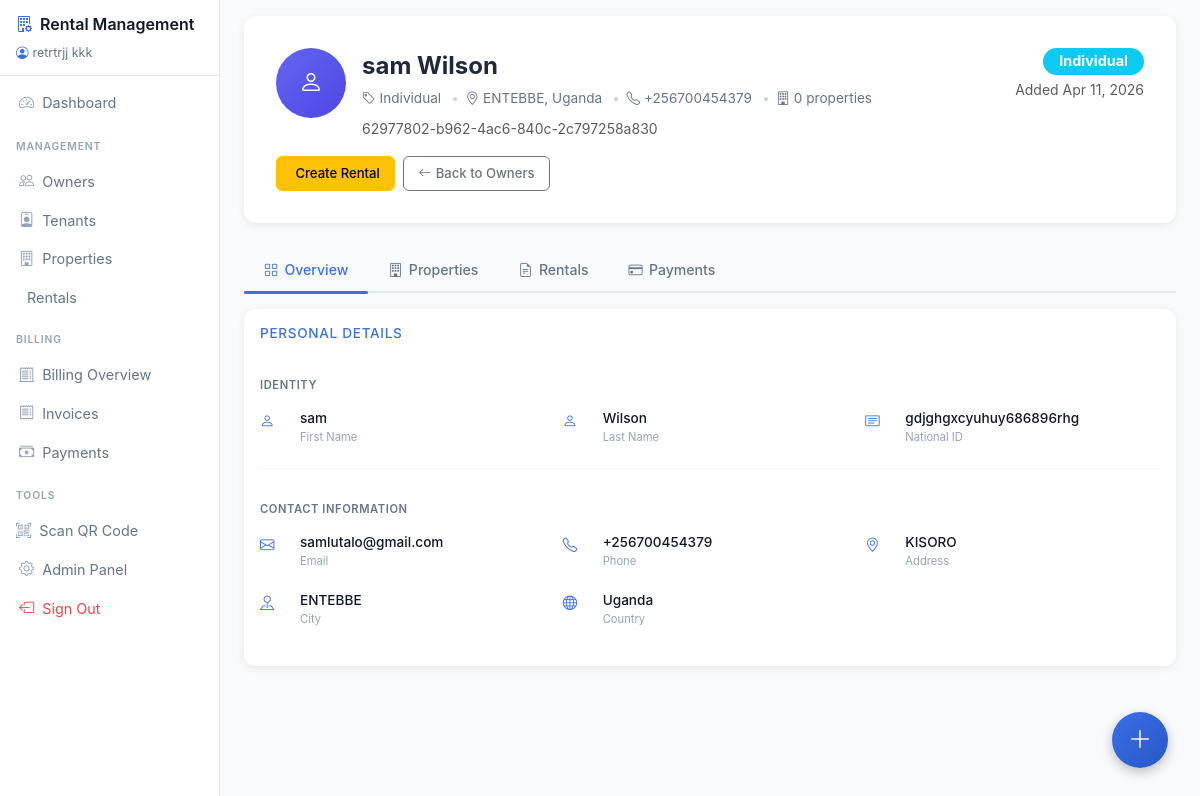
The app's page /owners/62977802-b962-4ac6-840c-2c797258a830/ (signed in) with its own data.
### rentals/models.py (models this page shows, shortened)
class Owner(models.Model):
    OWNER_TYPES = (
        ('company', 'Company'),
        ('individual', 'Individual'),
    )
    id = models.UUIDField(primary_key=True, default=uuid.uuid4, editable=False)
    owner_type = models.CharField(max_length=20, choices=OWNER_TYPES, default='individual')
    company_name = models.CharField(max_length=255, blank=True, null=True)
    registration_number = models.CharField(max_length=100, blank=True, null=True)
    tax_id = models.CharField(max_length=50, blank=True, null=True)
    first_name = models.CharField(max_length=100, blank=True, null=True)
    last_name = models.CharField(max_length=100, blank=True, null=True)
    national_id = models.CharField(max_length=50, blank=True, null=True)
    email = models.EmailField(blank=True, null=True)
    phone = models.CharField(max_length=20, blank=True, null=True)
    address = models.TextField(blank=True, null=True)
    city = models.CharField(max_length=100, blank=True, null=True)
    country = models.CharField(max_length=100, blank=True, null=True)
    qr_code_image = models.ImageField(upload_to='qr_codes/owner/', blank=True, null=True)
    created_at = models.DateTimeField(auto_now_add=True)
    updated_at = models.DateTimeField(auto_now=True)
    @property
    def name(self):
        if self.owner_type == 'company':
            return self.company_name or 'Unnamed Company'
        return f"{self.first_name or ''} {self.last_name or ''}".strip() or 'Unnamed Individual'
    @property
    def property_count(self):
        return self.properties.filter(is_active=True).count()

### rentals/views.py (the view)
# urls.py: path('owners/<uuid:pk>/', views.owner_detail, name='owner_detail'),
@login_required
def owner_detail(request, pk):
    from billing.models import Payment
    owner = get_object_or_404(Owner, pk=pk)
    properties = owner.properties.filter(is_active=True)
    property_rentals = Rental.objects.filter(
        property_obj__owner=owner
    ).select_related('property_obj', 'tenant').order_by('-created_at')
    payments = Payment.objects.filter(
        invoice__rental__property_obj__owner=owner
    ).select_related('invoice__rental__property_obj', 'invoice__rental__tenant').order_by('-payment_date')
    context = {
        'owner': owner,
        'properties': properties,
        'property_rentals': property_rentals,
        'payments': payments,
    }
    return render(request, 'rentals/owner_detail.html', context)

### rentals/templates/rentals/owner_detail.html (shortened to what this page needs)
{% extends 'rentals/base.html' %}
{% block content %}
<div class="profile-header">
    <div class="d-flex justify-content-between align-items-start flex-wrap gap-3">
        <div class="d-flex align-items-start gap-3">
            <div class="profile-avatar" style="background:linear-gradient(135deg,{% if owner.owner_type == 'company' %}#2563eb,#1d4ed8{% else %}#6366f1,#4f46e5{% endif %});">
                <i class="bi {% if owner.owner_type == 'company' %}bi-building{% else %}bi-person{% endif %}"></i>
            </div>
            <div>
                <div class="profile-name">{{ owner.name }}</div>
                <div class="profile-meta mb-2">
                    <span><i class="bi bi-tag me-1"></i>{{ owner.get_owner_type_display }}</span>
                    {% if owner.city %}<span><i class="bi bi-geo-alt me-1"></i>{{ owner.city }}{% if owner.country %}, {{ owner.country }}{% endif %}</span>{% endif %}
                    {% if owner.phone %}<span><i class="bi bi-telephone me-1"></i>{{ owner.phone }}</span>{% endif %}
                    <span><i class="bi bi-building me-1"></i>{{ owner.property_count }} properties</span>
                </div>
                <small class="text-muted">{{ owner.pk }}</small>
            </div>
        </div>
        <div class="text-end">
            <span class="badge {% if owner.owner_type == 'company' %}bg-primary{% else %}bg-info{% endif %}" style="font-size:0.9rem;padding:0.4rem 1rem;border-radius:20px;">
                {{ owner.get_owner_type_display }}
            </span>
            <small class="text-muted d-block mt-1">Added {{ owner.created_at|date:"M d, Y" }}</small>
        </div>
    </div>
    <div class="profile-actions mt-3 d-flex flex-wrap gap-2">
        <a href="{% url 'rentals:rental_create' %}?tenant={{ owner.pk }}" class="btn btn-warning btn-sm">
            Create Rental
        </a>
        <a href="{% url 'rentals:owner_list' %}" class="btn btn-outline-secondary btn-sm">
            <i class="bi bi-arrow-left me-1"></i>Back to Owners
        </a>
    </div>
</div>
<ul class="nav nav-tabs-custom nav-tabs" id="ownerTabs" role="tablist">
    <li class="nav-item" role="presentation">
        <button class="nav-link active" id="overview-tab" data-bs-toggle="tab" data-bs-target="#overview" type="button">
            <i class="bi bi-grid"></i>Overview
        </button>
    </li>
    <li class="nav-item" role="presentation">
        <button class="nav-link" id="properties-tab" data-bs-toggle="tab" data-bs-target="#propertiesinfo" type="button">
            <i class="bi bi-building"></i>Properties
        </button>
    </li>
    <li class="nav-item" role="presentation">
        <button class="nav-link" id="rentals-tab" data-bs-toggle="tab" data-bs-target="#rentalsinfo" type="button">
            <i class="bi bi-file-earmark-text"></i>Rentals
        </button>
    </li>
    <li class="nav-item" role="presentation">
        <button class="nav-link" id="payments-tab" data-bs-toggle="tab" data-bs-target="#paymentsinfo" type="button">
            <i class="bi bi-credit-card"></i>Payments
        </button>
    </li>
</ul>
<div class="tab-content" id="ownerTabsContent">
    <div class="tab-pane fade show active" id="overview" role="tabpanel">
        <div class="tab-section" style="padding: 1rem;">
            <div class="tab-section-header" style="margin-bottom: 0.75rem; padding-bottom: 0.5rem;">
                <h6 class="mb-0" style="font-size: 0.85rem; color: #3B6FE8; text-transform: uppercase; letter-spacing: 0.05em;">{% if owner.owner_type == 'company' %}Company Details{% else %}Personal Details{% endif %}</h6>
            </div>
            <div class="sub-section" style="margin-bottom: 1rem;">
                <div class="sub-section-title" style="font-size: 0.7rem; color: #64748b; text-transform: uppercase; letter-spacing: 0.05em; margin-bottom: 0.5rem; font-weight: 600;">Identity</div>
                <div class="row g-2">
                {% if owner.owner_type == 'company' %}
                    <div class="col-md-4">
                        <div class="detail-info" style="display: flex; align-items: flex-start; gap: 0.5rem;">
                            <i class="bi bi-building" style="color: #3B6FE8; font-size: 0.9rem; margin-top: 0.1rem;"></i>
                            <div><div class="d-val" style="font-size: 0.85rem; color: #0f172a; font-weight: 500;">{{ owner.company_name|default:"-" }}</div><div class="d-lbl" style="font-size: 0.7rem; color: #94a3b8;">Company Name</div></div>
                        </div>
                    </div>
                    <div class="col-md-4">
                        <div class="detail-info" style="display: flex; align-items: flex-start; gap: 0.5rem;">
                            <i class="bi bi-hash" style="color: #3B6FE8; font-size: 0.9rem; margin-top: 0.1rem;"></i>
                            <div><div class="d-val" style="font-size: 0.85rem; color: #0f172a; font-weight: 500;">{{ owner.registration_number|default:"-" }}</div><div class="d-lbl" style="font-size: 0.7rem; color: #94a3b8;">Registration Number</div></div>
                        </div>
                    </div>
                    <div class="col-md-4">
                        <div class="detail-info" style="display: flex; align-items: flex-start; gap: 0.5rem;">
                            <i class="bi bi-file-earmark-text" style="color: #3B6FE8; font-size: 0.9rem; margin-top: 0.1rem;"></i>
                            <div><div class="d-val" style="font-size: 0.85rem; color: #0f172a; font-weight: 500;">{{ owner.tax_id|default:"-" }}</div><div class="d-lbl" style="font-size: 0.7rem; color: #94a3b8;">Tax ID</div></div>
                        </div>
                    </div>
                {% else %}
                    <div class="col-md-4">
                        <div class="detail-info" style="display: flex; align-items: flex-start; gap: 0.5rem;">
                            <i class="bi bi-person" style="color: #3B6FE8; font-size: 0.9rem; margin-top: 0.1rem;"></i>
                            <div><div class="d-val" style="font-size: 0.85rem; color: #0f172a; font-weight: 500;">{{ owner.first_name|default:"-" }}</div><div class="d-lbl" style="font-size: 0.7rem; color: #94a3b8;">First Name</div></div>
                        </div>
                    </div>
                    <div class="col-md-4">
                        <div class="detail-info" style="display: flex; align-items: flex-start; gap: 0.5rem;">
                            <i class="bi bi-person" style="color: #3B6FE8; font-size: 0.9rem; margin-top: 0.1rem;"></i>
                            <div><div class="d-val" style="font-size: 0.85rem; color: #0f172a; font-weight: 500;">{{ owner.last_name|default:"-" }}</div><div class="d-lbl" style="font-size: 0.7rem; color: #94a3b8;">Last Name</div></div>
                        </div>
                    </div>
                    <div class="col-md-4">
                        <div class="detail-info" style="display: flex; align-items: flex-start; gap: 0.5rem;">
                            <i class="bi bi-card-text" style="color: #3B6FE8; font-size: 0.9rem; margin-top: 0.1rem;"></i>
                            <div><div class="d-val" style="font-size: 0.85rem; color: #0f172a; font-weight: 500;">{{ owner.national_id|default:"-" }}</div><div class="d-lbl" style="font-size: 0.7rem; color: #94a3b8;">National ID</div></div>
                        </div>
                    </div>
                {% endif %}
                </div>
            </div>
            <div class="sub-section">
                <div class="sub-section-title" style="font-size: 0.7rem; color: #64748b; text-transform: uppercase; letter-spacing: 0.05em; margin-bottom: 0.5rem; font-weight: 600;">Contact Information</div>
                <div class="row g-2">
                    <div class="col-md-4">
                        <div class="detail-info" style="display: flex; align-items: flex-start; gap: 0.5rem;">
                            <i class="bi bi-envelope" style="color: #3B6FE8; font-size: 0.9rem; margin-top: 0.1rem;"></i>
                            <div><div class="d-val" style="font-size: 0.85rem; color: #0f172a; font-weight: 500;">{{ owner.email|default:"Not provided" }}</div><div class="d-lbl" style="font-size: 0.7rem; color: #94a3b8;">Email</div></div>
                        </div>
                    </div>
                    <div class="col-md-4">
                        <div class="detail-info" style="display: flex; align-items: flex-start; gap: 0.5rem;">
                            <i class="bi bi-telephone" style="color: #3B6FE8; font-size: 0.9rem; margin-top: 0.1rem;"></i>
                            <div><div class="d-val" style="font-size: 0.85rem; color: #0f172a; font-weight: 500;">{{ owner.phone|default:"Not provided" }}</div><div class="d-lbl" style="font-size: 0.7rem; color: #94a3b8;">Phone</div></div>
                        </div>
                    </div>
                    <div class="col-md-4">
                        <div class="detail-info" style="display: flex; align-items: flex-start; gap: 0.5rem;">
                            <i class="bi bi-geo-alt" style="color: #3B6FE8; font-size: 0.9rem; margin-top: 0.1rem;"></i>
                            <div><div class="d-val" style="font-size: 0.85rem; color: #0f172a; font-weight: 500;">{{ owner.address|default:"Not provided" }}</div><div class="d-lbl" style="font-size: 0.7rem; color: #94a3b8;">Address</div></div>
                        </div>
                    </div>
                    <div class="col-md-4">
                        <div class="detail-info" style="display: flex; align-items: flex-start; gap: 0.5rem;">
                            <i class="bi bi-pin-map" style="color: #3B6FE8; font-size: 0.9rem; margin-top: 0.1rem;"></i>
                            <div><div class="d-val" style="font-size: 0.85rem; color: #0f172a; font-weight: 500;">{{ owner.city|default:"-" }}</div><div class="d-lbl" style="font-size: 0.7rem; color: #94a3b8;">City</div></div>
                        </div>
                    </div>
                    <div class="col-md-4">
                        <div class="detail-info" style="display: flex; align-items: flex-start; gap: 0.5rem;">
                            <i class="bi bi-globe" style="color: #3B6FE8; font-size: 0.9rem; margin-top: 0.1rem;"></i>
                            <div><div class="d-val" style="font-size: 0.85rem; color: #0f172a; font-weight: 500;">{{ owner.country|default:"-" }}</div><div class="d-lbl" style="font-size: 0.7rem; color: #94a3b8;">Country</div></div>
                        </div>
                    </div>
                </div>
            </div>
        </div>
    </div>
</div>
{% endblock %}

### rentals/templates/rentals/base.html (shortened to what this page needs)
{% load static %}
<!DOCTYPE html>
<html lang="en">
<head>
    <link href="https://cdn.jsdelivr.net/npm/bootstrap@5.3.0/dist/css/bootstrap.min.css" rel="stylesheet">
    <link rel="stylesheet" href="https://cdn.jsdelivr.net/npm/bootstrap-icons@1.10.0/font/bootstrap-icons.css">
</head>
<body>
    <nav class="sidebar" id="sidebar">
        <div class="sidebar-header">
            <a href="{% url 'rentals:dashboard' %}" class="sidebar-brand">
                <i class="bi bi-building-gear me-2" style="color:#3B6FE8;"></i>Rental Management
            </a>
            {% if user.is_authenticated %}
            <div class="mt-2" style="font-size:0.78rem;color:#64748b;">
                <i class="bi bi-person-circle me-1" style="color:#3B6FE8;"></i>{{ user.get_full_name|default:user.email }}
            </div>
            {% endif %}
        </div>
        <div class="sidebar-nav">
            <a href="{% url 'rentals:dashboard' %}" class="sidebar-link active">
                <i class="bi bi-speedometer2"></i>Dashboard
            </a>
            <div class="sidebar-section">Management</div>
            <a href="{% url 'rentals:owner_list' %}" class="sidebar-link">
                <i class="bi bi-people"></i>Owners
            </a>
            <a href="{% url 'rentals:tenant_list' %}" class="sidebar-link">
                <i class="bi bi-person-badge"></i>Tenants
            </a>
            <a href="{% url 'rentals:property_list' %}" class="sidebar-link">
                <i class="bi bi-building"></i>Properties
            </a>
            <a href="{% url 'rentals:rental_list' %}" class="sidebar-link">
                Rentals
            </a>
            <div class="sidebar-section">Billing</div>
            <a href="{% url 'billing:billing_dashboard' %}" class="sidebar-link">
                <i class="bi bi-receipt-cutoff"></i>Billing Overview
            </a>
            <a href="{% url 'billing:invoice_list' %}" class="sidebar-link">
                <i class="bi bi-receipt"></i>Invoices
            </a>
            <a href="{% url 'billing:payment_list' %}" class="sidebar-link">
                <i class="bi bi-cash-stack"></i>Payments
            </a>
            <div class="sidebar-section">Tools</div>
            <button class="sidebar-link" data-bs-toggle="modal" data-bs-target="#qrScanModal" style="background:none; border:none; width:100%; text-align:left; cursor:pointer;">
                <i class="bi bi-qr-code-scan"></i>Scan QR Code
            </button>
            <a href="/admin/" class="sidebar-link">
                <i class="bi bi-gear"></i>Admin Panel
            </a>
            <a href="{% url 'rentals:logout' %}" class="sidebar-link" style="color:#ef4444;">
                <i class="bi bi-box-arrow-left" style="color:#ef4444;"></i>Sign Out
            </a>
        </div>
    </nav>
    <div class="main-content">
        {% block content %}{% endblock %}
    </div>
    <div class="fab-container">
        <button class="fab-main" id="fabToggle" onclick="toggleFab()">
            <i class="bi bi-plus-lg"></i>
        </button>
    </div>
</body>
</html>

### records on screen
Owner: name "sam Wilson", owner_type "Individual", city "ENTEBBE", country "Uganda", phone "+256700454379", property_count "0", pk "62977802-b962-4ac6-840c-2c797258a830", created_at "Apr 11, 2026", first_name "sam", last_name "Wilson", national_id "gdjghgxcyuhuy686896rhg", email "samlutalo@gmail.com", address "KISORO"

### other values on screen
{{ user.get_full_name|default:user.email }} "retrtrjj kkk"
